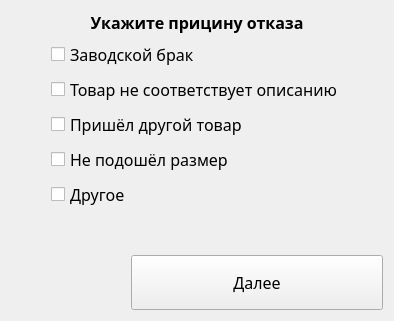
      <widget class="QWidget" name="refusalPage">
       <layout class="QVBoxLayout" name="verticalLayout_7">
        <item>
         <widget class="QLabel" name="refusalHeaderLabel">
          <property name="font">
           <font>
            <family>Roboto Mono</family>
            <pointsize>12</pointsize>
            <weight>75</weight>
            <bold>true</bold>
           </font>
          </property>
          <property name="text">
           <string>Укажите прицину отказа</string>
          </property>
          <property name="alignment">
           <set>Qt::AlignCenter</set>
          </property>
         </widget>
        </item>
        <item>
         <layout class="QHBoxLayout" name="horizontalLayout_5">
          <item>
           <spacer name="horizontalSpacer_6">
            <property name="orientation">
             <enum>Qt::Horizontal</enum>
            </property>
            <property name="sizeType">
             <enum>QSizePolicy::Preferred</enum>
            </property>
            <property name="sizeHint" stdset="0">
             <size>
              <width>40</width>
              <height>20</height>
             </size>
            </property>
           </spacer>
          </item>
          <item>
           <layout class="QVBoxLayout" name="verticalLayout_6">
            <item>
             <widget class="QCheckBox" name="checkBox">
              <property name="font">
               <font>
                <family>Roboto Mono</family>
                <pointsize>12</pointsize>
               </font>
              </property>
              <property name="text">
               <string>Заводской брак</string>
              </property>
             </widget>
            </item>
            <item>
             <widget class="QCheckBox" name="checkBox_2">
              <property name="font">
               <font>
                <family>Roboto Mono</family>
                <pointsize>12</pointsize>
               </font>
              </property>
              <property name="text">
               <string>Товар не соответствует описанию</string>
              </property>
             </widget>
            </item>
            <item>
             <widget class="QCheckBox" name="checkBox_3">
              <property name="font">
               <font>
                <family>Roboto Mono</family>
                <pointsize>12</pointsize>
               </font>
              </property>
              <property name="text">
               <string>Пришёл другой товар</string>
              </property>
             </widget>
            </item>
            <item>
             <widget class="QCheckBox" name="checkBox_4">
              <property name="font">
               <font>
                <family>Roboto Mono</family>
                <pointsize>12</pointsize>
               </font>
              </property>
              <property name="text">
               <string>Не подошёл размер</string>
              </property>
             </widget>
            </item>
            <item>
             <widget class="QCheckBox" name="checkBox_5">
              <property name="font">
               <font>
                <family>Roboto Mono</family>
                <pointsize>12</pointsize>
               </font>
              </property>
              <property name="text">
               <string>Другое</string>
              </property>
             </widget>
            </item>
           </layout>
          </item>
          <item>
           <spacer name="horizontalSpacer_7">
            <property name="orientation">
             <enum>Qt::Horizontal</enum>
            </property>
            <property name="sizeType">
             <enum>QSizePolicy::Preferred</enum>
            </property>
            <property name="sizeHint" stdset="0">
             <size>
              <width>40</width>
              <height>20</height>
             </size>
            </property>
           </spacer>
          </item>
         </layout>
        </item>
        <item>
         <spacer name="verticalSpacer_6">
          <property name="orientation">
           <enum>Qt::Vertical</enum>
          </property>
          <property name="sizeType">
           <enum>QSizePolicy::Expanding</enum>
          </property>
          <property name="sizeHint" stdset="0">
           <size>
            <width>20</width>
            <height>40</height>
           </size>
          </property>
         </spacer>
        </item>
        <item>
         <layout class="QHBoxLayout" name="horizontalLayout_6">
          <item>
           <spacer name="horizontalSpacer_9">
            <property name="orientation">
             <enum>Qt::Horizontal</enum>
            </property>
            <property name="sizeType">
             <enum>QSizePolicy::Preferred</enum>
            </property>
            <property name="sizeHint" stdset="0">
             <size>
              <width>40</width>
              <height>20</height>
             </size>
            </property>
           </spacer>
          </item>
          <item>
           <spacer name="horizontalSpacer_10">
            <property name="orientation">
             <enum>Qt::Horizontal</enum>
            </property>
            <property name="sizeType">
             <enum>QSizePolicy::Preferred</enum>
            </property>
            <property name="sizeHint" stdset="0">
             <size>
              <width>40</width>
              <height>20</height>
             </size>
            </property>
           </spacer>
          </item>
          <item>
           <spacer name="horizontalSpacer_8">
            <property name="orientation">
             <enum>Qt::Horizontal</enum>
            </property>
            <property name="sizeType">
             <enum>QSizePolicy::Preferred</enum>
            </property>
            <property name="sizeHint" stdset="0">
             <size>
              <width>40</width>
              <height>20</height>
             </size>
            </property>
           </spacer>
          </item>
          <item>
           <widget class="QPushButton" name="confirmButton">
            <property name="minimumSize">
             <size>
              <width>0</width>
              <height>55</height>
             </size>
            </property>
            <property name="font">
             <font>
              <family>Roboto Mono</family>
              <pointsize>12</pointsize>
             </font>
            </property>
            <property name="text">
             <string>Далее</string>
            </property>
           </widget>
          </item>
         </layout>
        </item>
       </layout>
      </widget>
